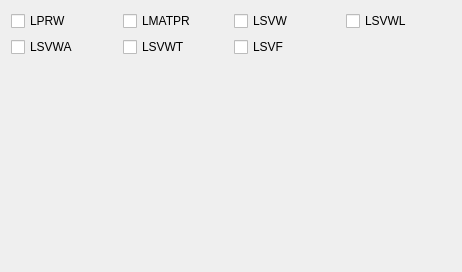
             <widget class="QWidget" name="printPage">
              <property name="geometry">
               <rect>
                <x>0</x>
                <y>0</y>
                <width>462</width>
                <height>272</height>
               </rect>
              </property>
              <attribute name="label">
               <string>Print</string>
              </attribute>
              <attribute name="toolTip">
               <string>Print settings (l)</string>
              </attribute>
              <layout class="QVBoxLayout" name="verticalLayout_15">
               <item>
                <layout class="QGridLayout" name="gridLayout_10">
                 <item row="0" column="3">
                  <widget class="QCheckBox" name="LSVWL">
                   <property name="toolTip">
                    <string>Save numerical values of the longitudinal wake potential
on a separate file. When MROT=1, they are normalized by
the transverse offset of the driving beam.</string>
                   </property>
                   <property name="text">
                    <string>LSVWL</string>
                   </property>
                  </widget>
                 </item>
                 <item row="1" column="0">
                  <widget class="QCheckBox" name="LSVWA">
                   <property name="toolTip">
                    <string>Save numerical values of the azimuthal wake potential on
a separate file. They are normalized by the transverse
offset of the driving beam.</string>
                   </property>
                   <property name="text">
                    <string>LSVWA</string>
                   </property>
                  </widget>
                 </item>
                 <item row="1" column="2">
                  <widget class="QCheckBox" name="LSVF">
                   <property name="toolTip">
                    <string>Save Fourier transform results (impedance, etc.) on a
separate file. This option is effective only when
LFFT=.T.. The default value of the logical device
number assigned to this file is 8.</string>
                   </property>
                   <property name="text">
                    <string>LSVF</string>
                   </property>
                  </widget>
                 </item>
                 <item row="0" column="1">
                  <widget class="QCheckBox" name="LMATPR">
                   <property name="toolTip">
                    <string>Print cavity shape actually used on line
printer.</string>
                   </property>
                   <property name="text">
                    <string>LMATPR</string>
                   </property>
                  </widget>
                 </item>
                 <item row="0" column="0">
                  <widget class="QCheckBox" name="LPRW">
                   <property name="toolTip">
                    <string>Print numerical values of all wake potentials on line
printer.</string>
                   </property>
                   <property name="text">
                    <string>LPRW</string>
                   </property>
                  </widget>
                 </item>
                 <item row="0" column="2">
                  <widget class="QCheckBox" name="LSVW">
                   <property name="toolTip">
                    <string>Save numerical values of all wake potentials on a separate
file. When MROT=1, they are normalized by the transverse
offset of the driving beam. The default value of the logical
device number assigned to this file is 8.</string>
                   </property>
                   <property name="text">
                    <string>LSVW</string>
                   </property>
                  </widget>
                 </item>
                 <item row="1" column="1">
                  <widget class="QCheckBox" name="LSVWT">
                   <property name="toolTip">
                    <string>Save numerical values of the transverse wake potential on
a separate file. They are normalized by the transverse
offset of the driving beam.</string>
                   </property>
                   <property name="text">
                    <string>LSVWT</string>
                   </property>
                  </widget>
                 </item>
                </layout>
               </item>
               <item>
                <spacer name="verticalSpacer_8">
                 <property name="orientation">
                  <enum>Qt::Vertical</enum>
                 </property>
                 <property name="sizeHint" stdset="0">
                  <size>
                   <width>20</width>
                   <height>40</height>
                  </size>
                 </property>
                </spacer>
               </item>
              </layout>
             </widget>
